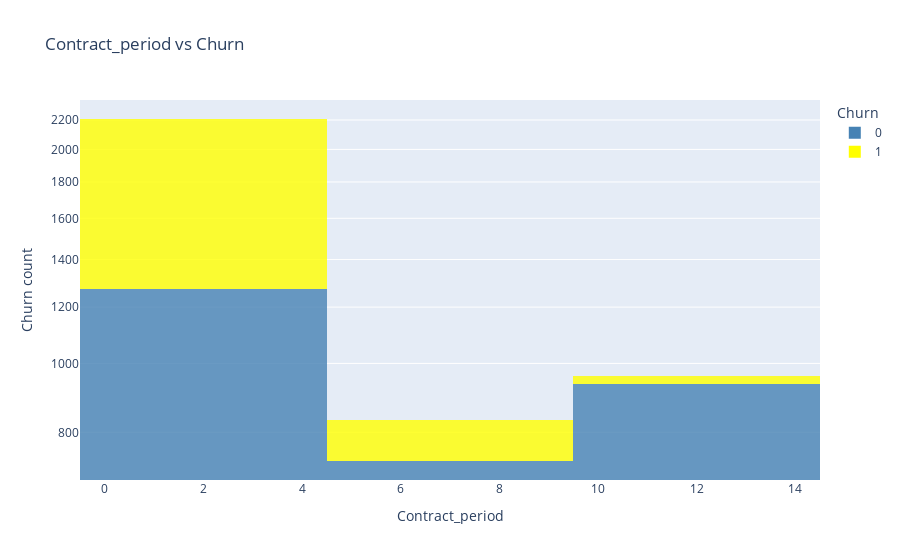

Notebook code cell kept with this figure:
### Markdown cell above
When plotting a distribution graph for members who provided a phone number to churn, more number of members who provided phone number but still left so phone number is not a factor in this case.

### Code cell
fig = px.histogram(gym, x="Contract_period", color = 'Churn',
                   title='Contract_period vs Churn',
                   labels={'Churn'}, # can specify one label per df column
                   opacity=0.8,
                   log_y=True, # represent bars with log scale
                   color_discrete_sequence=['steelblue', 'yellow'] # color of histogram bars
                   )
fig.update_layout(yaxis_title="Churn count", xaxis_title="Contract_period" )
fig.show()

### Figure 1 — Plotly figure (JSON) as saved in the notebook; plotly's stock layout.template omitted (floating-point values rounded to 4 significant figures; data arrays with more than 128 entries replaced by an {"elided": "..."} marker saying what was removed)
{"data": [{"alignmentgroup": "True", "bingroup": "x", "hovertemplate": "Churn=0<br>Contract_period=%{x}<br>count=%{y}<extra></extra>", "legendgroup": "0", "marker": {"color": "steelblue", "opacity": 0.8}, "name": "0", "offsetgroup": "0", "orientation": "v", "showlegend": true, "type": "histogram", "x": {"elided": "2939 int values"}, "xaxis": "x", "yaxis": "y"}, {"alignmentgroup": "True", "bingroup": "x", "hovertemplate": "Churn=1<br>Contract_period=%{x}<br>count=%{y}<extra></extra>", "legendgroup": "1", "marker": {"color": "yellow", "opacity": 0.8}, "name": "1", "offsetgroup": "1", "orientation": "v", "showlegend": true, "type": "histogram", "x": {"elided": "1061 int values"}, "xaxis": "x", "yaxis": "y"}], "layout": {"barmode": "relative", "legend": {"title": {"text": "Churn"}, "tracegroupgap": 0}, "title": {"text": "Contract_period vs Churn"}, "xaxis": {"anchor": "y", "domain": [0, 1], "title": {"text": "Contract_period"}}, "yaxis": {"anchor": "x", "domain": [0, 1], "title": {"text": "Churn count"}, "type": "log"}}}
